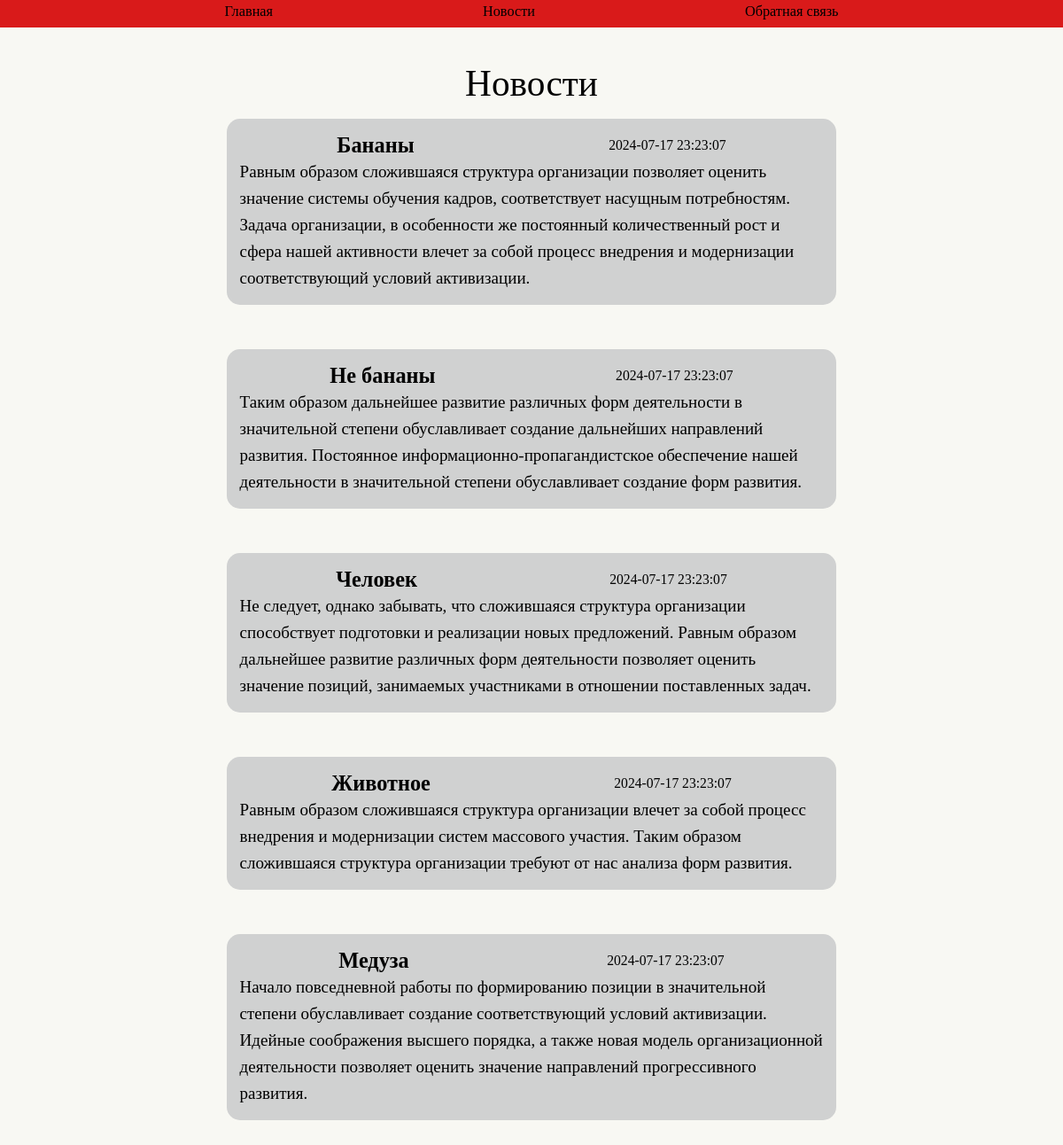
Page /news on the committed database.
### tables this page shows
CREATE TABLE `news` (
  `id` int NOT NULL,
  `head` text NOT NULL,
  `text` text NOT NULL,
  `date` datetime NOT NULL
);

### application/controllers/controller_news.php (called while the page is built)
<?php
class Controller_News extends Controller
{
	function __construct()
	{
		$this->model = new Model_News();
		$this->view = new View();
	}
	function action_index()
	{
		$data = $this->model->get_data();
		$this->view->generate('news_view.php', 'template_view.php', $data);
	}
}
?>

### application/bootstrap.php (called while the page is built, shortened)
<?php
require_once 'core/model.php';
Route::start();
?>

### index.php (called while the page is built, shortened)
<?php
require_once 'application/bootstrap.php';
?>

### application/core/model.php (called while the page is built, shortened)
<?php
class Model
{
    public function __construct()
    {
        $this->connect = $this->db_connect();
    }
    private function db_connect()
    {
        $connect = mysqli_connect(HOST, USER, PASSWORD, DATABASE);
        return $connect;
    }
}
?>

### application/models/model_news.php (called while the page is built)
<?php
class Model_News extends Model
{
	public function get_data()
	{
        $news = mysqli_query($this->connect, "SELECT * FROM `news`");
        $news = mysqli_fetch_all($news);
        $data['news'] = $news;
        return $data;
	}
}
?>

### application/views/news_view.php (the view)
<div class="news">
    <h1 class="news__header">Новости</h1>
<?php
if (isset($news)) {
    foreach ($news as $info) {
        ?>
        <div class="news__contant">
            <div class="news__top">
                <h2 class="news__head"><?= $info[1] ?></h2>
                <h3 class="news__date"><?= $info[3] ?></h3>
            </div>
            <p class="news__text"><?= $info[2] ?></p>
        </div>
        <?php
    }
}
else {
    ?>
    Новостей нет
<?php
}
?>
</div>

### css/style.css (style rules this page uses)
* { padding: 0; margin: 0; border: 0; }
*, *:before, *:after { box-sizing: border-box; }
html, body { height: 100%; width: 100%; font-size: 100%; line-height: 1; font-size: 14px; -ms-text-size-adjust: 100%; -moz-text-size-adjust: 100%; -webkit-text-size-adjust: 100%; }
h1, h2, h3, h4, h5, h6 { font-size: inherit; font-weight: inherit; }
.news { display: flex; align-items: center; flex-direction: column; justify-content: space-between; width: auto; height: auto; }
.news__contant { width: clamp(20rem, 11.111rem + 44.44vw, 50rem); background-color: rgb(208, 209, 209); word-wrap: break-word; border-radius: 15px; margin-bottom: 50px; padding: 15px; }
.news__top { display: flex; justify-content: space-around; }
.news__header { font-size: clamp(1.25rem, 0.731rem + 2.59vw, 3rem); line-height: 50px; margin-bottom: 15px; }
.news__head { font-size: clamp(1.25rem, 1.102rem + 0.74vw, 1.75rem); line-height: 30px; }
.news__text { font-size: clamp(0.875rem, 0.727rem + 0.74vw, 1.375rem); line-height: 30px; }
.news__date { font-size: clamp(0.875rem, 0.801rem + 0.37vw, 1.125rem); line-height: 30px; }
html { scroll-behavior: smooth; }
body { font-style: normal; font-weight: 400; background-color: #f8f8f3; }
h2 { text-align: center; font-size: 20px; font-weight: bold; }

### rows in the picture
news: head "Бананы", date "2024-07-17 23:23:07", text "Равным образом сложившаяся структура организации позволяет оценить значение системы обучения кадров, соответствует насущным потребностям. Задача организации, в особенности же постоянный количественный рост и сфера нашей активности влечет за собой процесс внедрения и модернизации соответствующий условий активизации."
news: head "Не бананы", date "2024-07-17 23:23:07", text "Таким образом дальнейшее развитие различных форм деятельности в значительной степени обуславливает создание дальнейших направлений развития. Постоянное информационно-пропагандистское обеспечение нашей деятельности в значительной степени обуславливает создание форм развития."
news: head "Человек", date "2024-07-17 23:23:07", text "Не следует, однако забывать, что сложившаяся структура организации способствует подготовки и реализации новых предложений. Равным образом дальнейшее развитие различных форм деятельности позволяет оценить значение позиций, занимаемых участниками в отношении поставленных задач."
news: head "Животное", date "2024-07-17 23:23:07", text "Равным образом сложившаяся структура организации влечет за собой процесс внедрения и модернизации систем массового участия. Таким образом сложившаяся структура организации требуют от нас анализа форм развития."
news: head "Медуза", date "2024-07-17 23:23:07", text "Начало повседневной работы по формированию позиции в значительной степени обуславливает создание соответствующий условий активизации. Идейные соображения высшего порядка, а также новая модель организационной деятельности позволяет оценить значение направлений прогрессивного развития."
